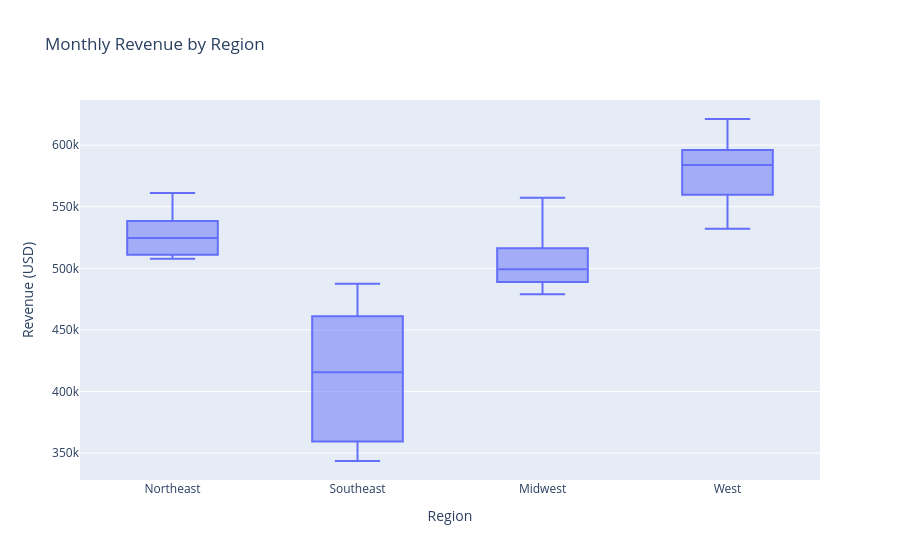

This figure's notebook cell:
### Markdown cell above
The histogram confirms the distribution of monthly revenue for the Southeast region across all 12 months is bimodal; two distinct clusters instead of one smooth curve, reflecting the pre-drop months (~480k) and post-drop months (~370k) rather than a single stable average.

### Code cell
fig2 = px.box(df, x='region', y='revenue', title='Monthly Revenue by Region')
fig2.update_layout(xaxis_title='Region', yaxis_title='Revenue (USD)')
fig2.show()

### Figure 1 — Plotly figure (JSON) as saved in the notebook; plotly's stock layout.template omitted (floating-point values rounded to 4 significant figures)
{"data": [{"alignmentgroup": "True", "hovertemplate": "region=%{x}<br>revenue=%{y}<extra></extra>", "legendgroup": "", "marker": {"color": "#636efa"}, "name": "", "notched": false, "offsetgroup": "", "orientation": "v", "showlegend": false, "type": "box", "x": ["Northeast", "Northeast", "Northeast", "Northeast", "Northeast", "Northeast", "Northeast", "Northeast", "Northeast", "Northeast", "Northeast", "Northeast", "Southeast", "Southeast", "Southeast", "Southeast", "Southeast", "Southeast", "Southeast", "Southeast", "Southeast", "Southeast", "Southeast", "Southeast", "Midwest", "Midwest", "Midwest", "Midwest", "Midwest", "Midwest", "Midwest", "Midwest", "Midwest", "Midwest", "Midwest", "Midwest", "West", "West", "West", "West", "West", "West", "West", "West", "West", "West", "West", "West"], "x0": " ", "xaxis": "x", "y": [532900.0, 516400.0, 536800.0, 559600.0, 513900.0, 513900.0, 561100.0, 540000.0, 507800.0, 534100.0, 508000.0, 507900.0, 485800.0, 434100.0, 438600.0, 466500.0, 455700.0, 487500.0, 353200.0, 343900.0, 397100.0, 365800.0, 371200.0, 343600.0, 496100.0, 512800.0, 480600.0, 519600.0, 494700.0, 502600.0, 494700.0, 557200.0, 509700.0, 483000.0, 531000.0, 478900.0, 596200.0, 532200.0, 550800.0, 595800.0, 611800.0, 595100.0, 586600.0, 581100.0, 546400.0, 568800.0, 576400.0, 621200.0], "y0": " ", "yaxis": "y"}], "layout": {"boxmode": "group", "legend": {"tracegroupgap": 0}, "title": {"text": "Monthly Revenue by Region"}, "xaxis": {"anchor": "y", "domain": [0, 1], "title": {"text": "Region"}}, "yaxis": {"anchor": "x", "domain": [0, 1], "title": {"text": "Revenue (USD)"}}}}
